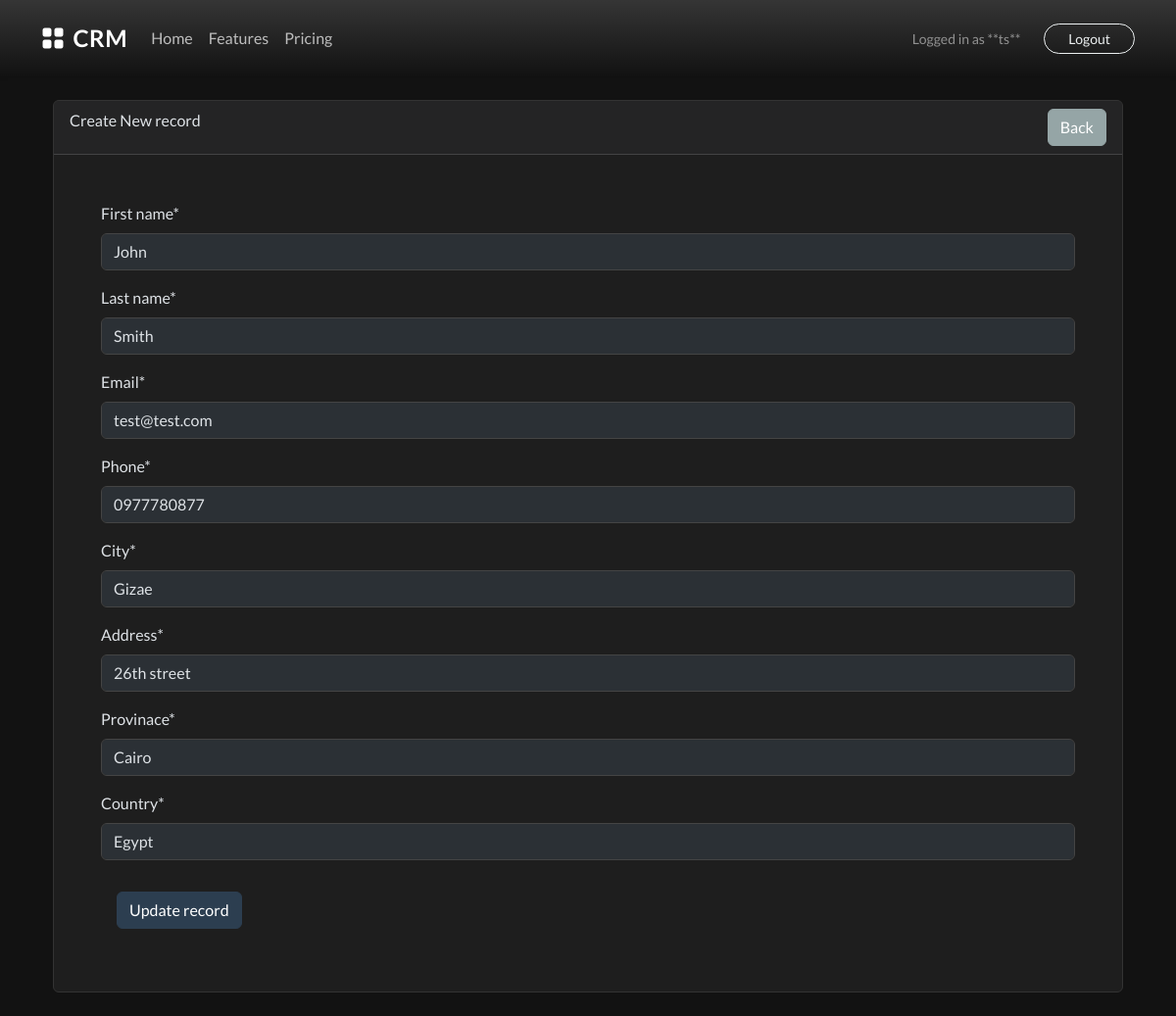
Page /update_record/3 (signed in) on the committed database.
### webapp/models.py (models this page shows, shortened)
class Record(models.Model):
    first_name = models.CharField(max_length = 100)
    last_name = models.CharField(max_length = 100)
    email = models.CharField(max_length = 255)
    phone = models.CharField(max_length = 20)
    address = models.CharField(max_length = 100)
    city = models.CharField(max_length = 100)
    provinace = models.CharField(max_length = 100)
    country = models.CharField(max_length = 100)
    created_at = models.DateTimeField(auto_now_add=True)

### webapp/views.py (the view)
# urls.py: path('update_record/<int:pk>',views.update_record,name='update_record'),
@login_required(login_url='login')
def update_record(request,pk):
    record = Record.objects.get(id=pk)
    form = UpdateRecordForm(instance=record)
    if request.method == 'POST':
        form = UpdateRecordForm(request.POST,instance=record)
        if form.is_valid():
            form.save()
            messages.success(request,"record Updated Successfully")
            return redirect('/dashboard')
    context = {'form':form}
    return render(request,'webapp/update-record.html',context)

### webapp/forms.py
class UpdateRecordForm(forms.ModelForm):
    class Meta:
        model = Record
        fields = ['first_name','last_name','email','phone','city','address','provinace','country']

### webapp/templates/webapp/update-record.html (shortened to what this page needs)
{% extends "webapp/base.html" %}
{% load crispy_forms_tags %}
{% block content %}
<div class="container p-4">
   <div class="card">
    <div class="card-header">
        <div class="d-flex justify-content-between">
            <div class="">
                Create New record
            </div>
             <div class="">
                <a href="{% url 'dashboard' %}" class="btn btn-secondary">Back</a>
            </div>
            </div>
    </div>
    <div class="card-body">
            <form  method="POST" enctype="multipart/form-data" class="p-3 m-3">
                {{ form|crispy }}
                <button type="submit" class="btn btn-primary btn-block m-3">
                    Update record
                </button>
            </form>
    </div>
   </div>
</div>
{% endblock %}

### webapp/templates/webapp/navbar.html (shortened to what this page needs)
<nav class="navbar navbar-expand-lg navbar-dark bg-gradient shadow-sm">
  <div class="container">
    <a class="navbar-brand fw-bold text-white" href="{% url 'home' %}">
      <i class="bi bi-grid-fill me-2"></i>CRM
    </a>
    <div class="collapse navbar-collapse" id="navbarText">
      <ul class="navbar-nav me-auto mb-2 mb-lg-0">
        <li class="nav-item">
          <a class="nav-link {% if request.path == '/' %}active{% endif %} text-white-50 hover-white" aria-current="page" href="/">Home</a>
        </li>
        <li class="nav-item">
          <a class="nav-link text-white-50 hover-white" href="#">Features</a>
        </li>
        <li class="nav-item">
          <a class="nav-link text-white-50 hover-white" href="#">Pricing</a>
        </li>
      </ul>
      <div class="d-flex align-items-center gap-3">
        {% if user.is_authenticated %}
          <span class="text-white-50 me-2 small">Logged in as **{{ user.username }}**</span>
          <form alt="Logout Form" action="{% url 'logout' %}" method="post" class="m-0">
            <button type="submit" class="btn btn-outline-light btn-sm rounded-pill px-4">Logout</button>
          </form>
        {% else %}
          <a href="{% url 'login' %}" class="text-white text-decoration-none {% if request.path == '/login/' %}active{% endif %}">Login</a>
          <a href="{% url 'register' %}" class="btn btn-light btn-sm rounded-pill px-4 {% if request.path == '/register/' %}active{% endif %}">Sign Up</a>
        {% endif %}
      </div>
    </div>
  </div>
</nav>

### webapp/templates/webapp/base.html (style rules this page uses)
[data-bs-theme="dark"] body { background-color: #121212; color: #e0e0e0; }
[data-bs-theme="dark"] .card { background-color: #1e1e1e; border-color: #333; }
[data-bs-theme="dark"] .input-group-text, [data-bs-theme="dark"] .form-control { background-color: #2b3035; border-color: #444; color: #dee2e6; }

### webapp/templates/webapp/navbar.html (style rules this page uses)
.bg-gradient { background: linear-gradient(135deg, #667eea 0%, #764ba2 100%); }
.nav-link.text-white-50 { color: rgba(255, 255, 255, 0.7) !important; transition: color 0.3s ease; }
.navbar-brand { font-size: 1.5rem; letter-spacing: 0.5px; }

### rows in the picture
Record: first_name "John", last_name "Smith", email "test@test.com", phone "0977780877", city "Gizae", address "26th street", provinace "Cairo", country "Egypt"

### other values in the picture
{{ user.username }} "ts"
